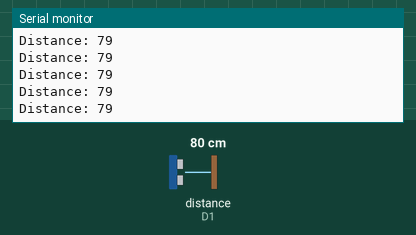
Simulated run of this sketch. Board: ESP8266 (NodeMCU). Shown: the last lines printed to the serial monitor. Wiring (inferred from the names in the program): ultrasonic range finder: trigger D0; echo D1. The inputs (shaded band) are chosen by the test bench; at power-on: distance to the obstacle (sensor on D1) 80 cm. The echo pulse lasts 58.3 µs per cm; WiFi joins after 1.5 s; servers stay silent unless stated.

Above: at 4.2 s.
4.3 s: distance to the obstacle (sensor on D1) set to 2 cm
At 4.38 s:
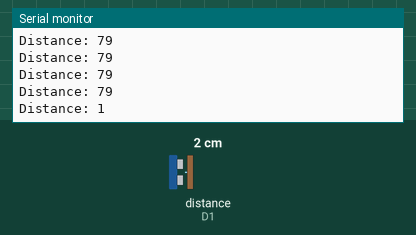
5.8 s: distance to the obstacle (sensor on D1) set to 4 cm
At 5.89 s:
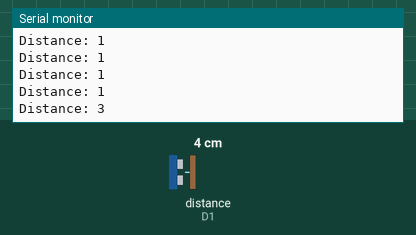
Timing chart, 0 to 8.8 s (numbered marks = the images above; inputs shaded):
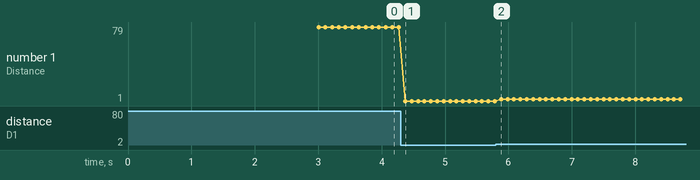

The sketch:

ultrasonic_nodemcu.ino
```cpp
//Wifi ultrasonic reading using nodemcu
//made by Dhananjay
//cantact adhanu99.blogspot.com

#include <ESP8266WiFi.h>
#include <WiFiClient.h>
#include <ESP8266WebServer.h>

// Replace with your network credentials
const char* ssid = "DHANANJAYA";
const char* password = "7887631681";
const int trigPin = D0;
const int echoPin = D1;
// defines variables
long duration;
int distance;

ESP8266WebServer server(80);   //instantiate server at port 80 (http port)

String page = "";
double data;
void setup(void){

 pinMode(trigPin, OUTPUT); // Sets the trigPin as an Output
pinMode(echoPin, INPUT);

  delay(1000);
  Serial.begin(115200);
  WiFi.begin(ssid, password); //begin WiFi connection
  Serial.println("");

  // Wait for connection
  while (WiFi.status() != WL_CONNECTED) {
    delay(1000);
    Serial.print(".");
  }
  Serial.println("");
  Serial.print("Connected to ");
  Serial.println(ssid);
  Serial.print("IP address: ");
  Serial.println(WiFi.localIP());
  server.on("/", [](){
    page = "<h4>adhanu99.blogspot.com</h4><h1>Sensor to Node MCU Web Server</h1><h3>ultrasonic distance:</h3> <h1>"+String(data)+"</14><head><META HTTP-EQUIV=\"refresh\" CONTENT=\"1\"></head>";
    server.send(200, "text/html", page);

  });

  server.begin();
  Serial.println("Web server started!");
}

void loop(void){
  data = distance;

// Clears the trigPin
digitalWrite(trigPin, LOW);
delayMicroseconds(2);
// Sets the trigPin on HIGH state for 10 micro seconds
digitalWrite(trigPin, HIGH);
delayMicroseconds(10);
digitalWrite(trigPin, LOW);
// Reads the echoPin, returns the sound wave travel time in microseconds
duration = pulseIn(echoPin, HIGH);
// Calculating the distance
distance= duration*0.034/2;
// Prints the distance on the Serial Monitor
Serial.print("Distance: ");
Serial.println(distance);
delay(100);
  server.handleClient();
}
```

Measured:
- after the input at 4.3 s, the serial monitor: prints a new line after 0.07 s (image 1)
- after the input at 5.8 s, the serial monitor: prints a new line after 0.09 s (image 2)
- plotted number 1: 79 → 1 after the input at 4.3 s, 1 → 3 after the input at 5.8 s
